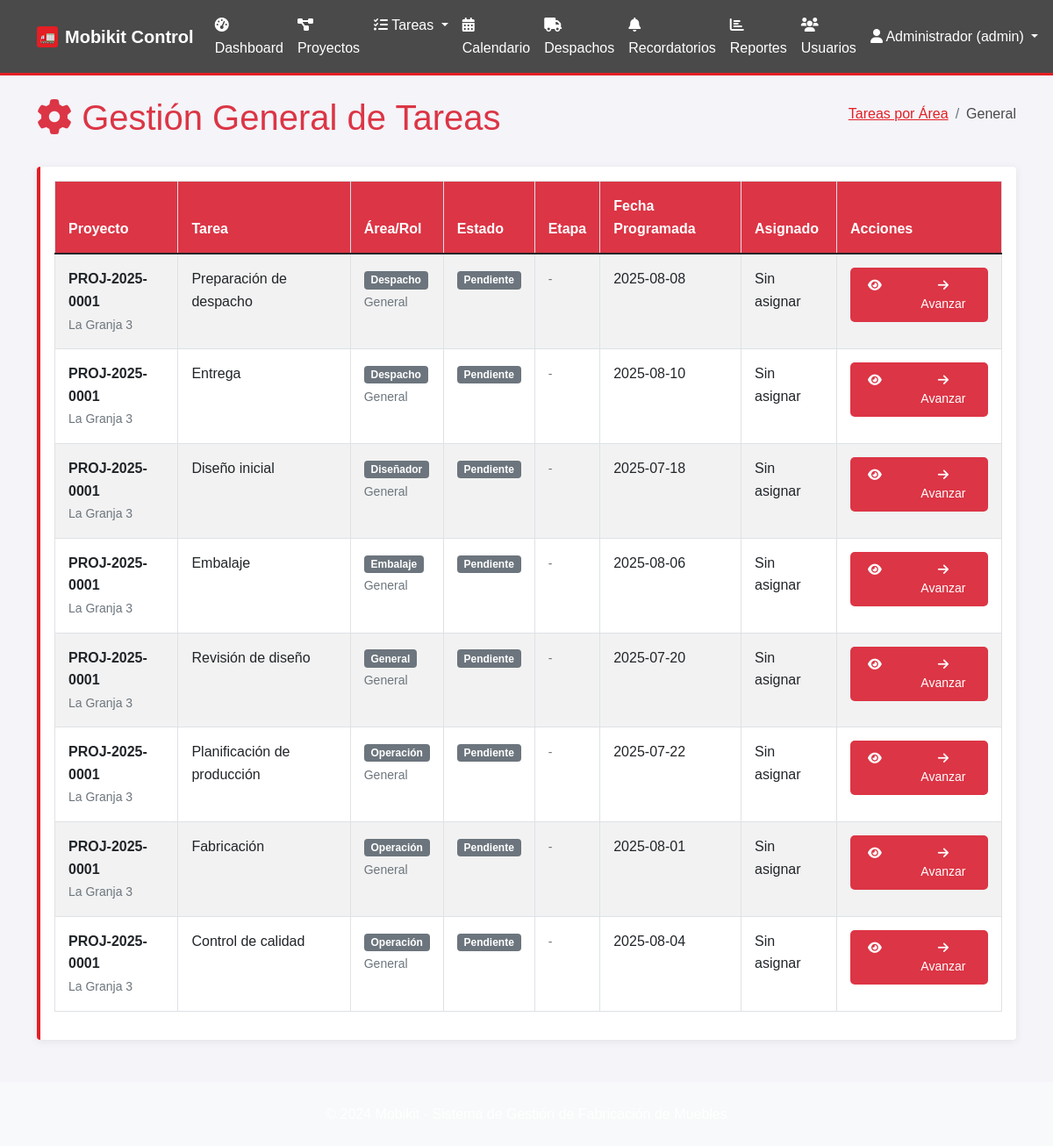
The app's page /tareas/general (signed in) with its own data.
### tables this page shows
CREATE TABLE tareas (
    id INTEGER PRIMARY KEY AUTOINCREMENT,
    proyecto_id INTEGER NOT NULL,
    codigo TEXT, -- Código de tarea opcional
    titulo TEXT NOT NULL,
    descripcion TEXT,
    tipo TEXT DEFAULT 'general' CHECK (tipo IN ('diseño', 'fabricación', 'control_calidad', 'embalaje', 'despacho', 'general')),
    rol_asignado TEXT NOT NULL,
    usuario_asignado_id INTEGER,
    area_id INTEGER,
    estado TEXT DEFAULT 'pendiente' CHECK (estado IN ('pendiente', 'en_progreso', 'pausada', 'completada', 'cancelada')),
    prioridad TEXT DEFAULT 'media' CHECK (prioridad IN ('baja', 'media', 'alta', 'urgente')),
    fecha_programada DATE,
    fecha_inicio TIMESTAMP,
    fecha_completada TIMESTAMP,
    tiempo_estimado INTEGER, -- En horas
    tiempo_real INTEGER, -- En horas
    dependencias TEXT, -- JSON con IDs de tareas dependientes
    observaciones TEXT,
    created_at TIMESTAMP DEFAULT CURRENT_TIMESTAMP,
    updated_at TIMESTAMP DEFAULT CURRENT_TIMESTAMP, etapa_fabricacion TEXT 
                CHECK (etapa_fabricacion IN ('seccionado', 'enchapado', 'mecanizado', 'fabricacion_completo')),
    FOREIGN KEY (proyecto_id) REFERENCES proyectos (id),
    FOREIGN KEY (usuario_asignado_id) REFERENCES usuarios (id),
    FOREIGN KEY (area_id) REFERENCES areas (id)
);

CREATE TABLE proyectos (
    id INTEGER PRIMARY KEY AUTOINCREMENT,
    codigo TEXT UNIQUE NOT NULL, -- Código único del proyecto
    nombre TEXT NOT NULL,
    cliente_id INTEGER NOT NULL,
    descripcion TEXT,
    estado TEXT DEFAULT 'diseño' CHECK (estado IN ('diseño', 'aprobado', 'producción', 'embalaje', 'despacho', 'entregado', 'cancelado')),
    prioridad TEXT DEFAULT 'media' CHECK (prioridad IN ('baja', 'media', 'alta', 'urgente')),
    fecha_inicio DATE,
    fecha_entrega DATE,
    fecha_entrega_real DATE,
    diseñador_id INTEGER,
    supervisor_id INTEGER,
    presupuesto DECIMAL(12,2),
    costo_real DECIMAL(12,2),
    observaciones TEXT,
    created_at TIMESTAMP DEFAULT CURRENT_TIMESTAMP,
    updated_at TIMESTAMP DEFAULT CURRENT_TIMESTAMP,
    FOREIGN KEY (cliente_id) REFERENCES clientes (id),
    FOREIGN KEY (diseñador_id) REFERENCES usuarios (id),
    FOREIGN KEY (supervisor_id) REFERENCES usuarios (id)
);

### main.py (the view)
@app.route('/tareas/general')
@login_required
@role_required(['admin', 'general'])
def tareas_general():
    conn = sqlite3.connect('mobikit.db')
    cursor = conn.cursor()
    cursor.execute('''
        SELECT t.id, t.titulo, p.nombre as proyecto, p.codigo, t.estado,
               t.fecha_programada, t.descripcion, u.nombre as asignado,
               t.rol_asignado, t.tipo, t.etapa_fabricacion, t.created_at
        FROM tareas t
        JOIN proyectos p ON t.proyecto_id = p.id
        LEFT JOIN usuarios u ON t.usuario_asignado_id = u.id
        ORDER BY
            t.rol_asignado,
            CASE t.estado
                WHEN 'pendiente' THEN 1
                WHEN 'en_progreso' THEN 2
                WHEN 'completada' THEN 3
            END,
            t.fecha_programada ASC
    ''')
    tareas_list = cursor.fetchall()
    conn.close()
    return render_template('tareas_general.html', tareas=tareas_list)

### main.py (called while the page is built)
def login_required(f):
    @wraps(f)
    def decorated_function(*args, **kwargs):
        if 'user_id' not in session:
            return redirect(url_for('login'))
        return f(*args, **kwargs)
    return decorated_function

def role_required(roles):
    def decorator(f):
        @wraps(f)
        def decorated_function(*args, **kwargs):
            if 'user_role' not in session or session['user_role'] not in roles:
                flash('No tienes permisos para acceder a esta página', 'error')
                return redirect(url_for('dashboard'))
            return f(*args, **kwargs)
        return decorated_function
    return decorator

### templates/tareas_general.html (shortened to what this page needs)
{% extends "base.html" %}
{% block content %}
<div class="d-flex justify-content-between align-items-center mb-4">
    <h1><i class="fas fa-cog"></i> Gestión General de Tareas</h1>
    <nav aria-label="breadcrumb">
        <ol class="breadcrumb">
            <li class="breadcrumb-item"><a href="{{ url_for('tareas_area') }}">Tareas por Área</a></li>
            <li class="breadcrumb-item active">General</li>
        </ol>
    </nav>
</div>
<div class="card">
    <div class="card-body">
        {% if tareas %}
        <div class="table-responsive">
            <table class="table table-striped">
                <thead>
                    <tr>
                        <th>Proyecto</th>
                        <th>Tarea</th>
                        <th>Área/Rol</th>
                        <th>Estado</th>
                        <th>Etapa</th>
                        <th>Fecha Programada</th>
                        <th>Asignado</th>
                        <th>Acciones</th>
                    </tr>
                </thead>
                <tbody>
                    {% for tarea in tareas %}
                    <tr>
                        <td>
                            <strong>{{ tarea[3] }}</strong><br>
                            <small class="text-muted">{{ tarea[2] }}</small>
                        </td>
                        <td>{{ tarea[1] }}</td>
                        <td>
                            <span class="badge bg-secondary">{{ tarea[8]|title }}</span>
                            {% if tarea[9] %}
                            <br><small class="text-muted">{{ tarea[9]|title }}</small>
                            {% endif %}
                        </td>
                        <td>
                            <span class="badge bg-{{ 'success' if tarea[4] == 'completada' else 'warning' if tarea[4] == 'en_progreso' else 'secondary' }}">
                                {{ tarea[4]|title }}
                            </span>
                        </td>
                        <td>
                            {% if tarea[10] %}
                            <span class="badge bg-info">{{ tarea[10]|title|replace('_', ' ') }}</span>
                            {% else %}
                            <small class="text-muted">-</small>
                            {% endif %}
                        </td>
                        <td>{{ tarea[5] if tarea[5] else 'Sin fecha' }}</td>
                        <td>{{ tarea[7] if tarea[7] else 'Sin asignar' }}</td>
                        <td>
                            <div class="btn-group" role="group">
                                <a href="{{ url_for('tarea_detalle', tarea_id=tarea[0]) }}" class="btn btn-sm btn-outline-primary">
                                    <i class="fas fa-eye"></i>
                                </a>
                                {% if tarea[4] != 'completada' %}
                                <button class="btn btn-sm btn-success" onclick="avanzarTarea({{ tarea[0] }})">
                                    <i class="fas fa-arrow-right"></i> Avanzar
                                </button>
                                {% endif %}
                            </div>
                        </td>
                    </tr>
                    {% endfor %}
                </tbody>
            </table>
        </div>
        {% else %}
        <div class="text-center py-4">
            <i class="fas fa-cog fa-3x text-muted mb-3"></i>
            <h5>No hay tareas disponibles</h5>
            <p class="text-muted">Las tareas aparecerán aquí cuando sean creadas.</p>
        </div>
        {% endif %}
    </div>
</div>
{% endblock %}

### static/css/style.css (style rules this page uses)
:root { --mobikit-red: #E31E24; --mobikit-gray: #4A4A4A; --mobikit-light-gray: #6C6C6C; --mobikit-dark-gray: #2D2D2D; --mobikit-white: #FFFFFF; --mobikit-light-bg: #F5F5F5; }
body { background-color: var(--mobikit-light-bg); color: var(--mobikit-gray); }
.card { border: none; box-shadow: 0 2px 8px rgba(74, 74, 74, 0.1); margin-bottom: 1rem; border-left: 4px solid var(--mobikit-red); }
.btn-outline-primary { color: var(--mobikit-red); border-color: var(--mobikit-red); }
.table th { border-top: none; font-weight: 600; color: var(--mobikit-gray); background-color: #F8F9FA; }
a { color: var(--mobikit-red); }
.breadcrumb { background-color: transparent; }
.breadcrumb-item.active { color: var(--mobikit-gray); }
.breadcrumb-item a { color: var(--mobikit-red); }
.btn, .card, .alert { transition: all 0.3s ease; }
body { font-family: 'Arial', sans-serif; background-color: #f4f4f9; color: #333; line-height: 1.6; }
h1, h2, h3 { color: #dc3545; }
button, .btn { background-color: #dc3545; color: white; border: none; padding: 10px 20px; cursor: pointer; border-radius: 5px; transition: background-color 0.3s ease; }
.table { width: 100%; border-collapse: collapse; }
.table th { background-color: #dc3545; color: #fff; }
.table th, .table td { padding: 15px; text-align: left; border: 1px solid #dee2e6; }

### records on screen
tareas: codigo "PROJ-2025-0001", nombre "La Granja 3", titulo "Preparación de despacho", rol_asignado "Despacho", tipo "General", estado "Pendiente", fecha_programada "2025-08-08", tarea "Sin asignar"
tareas: codigo "PROJ-2025-0001", nombre "La Granja 3", titulo "Entrega", rol_asignado "Despacho", tipo "General", estado "Pendiente", fecha_programada "2025-08-10", tarea "Sin asignar"
tareas: codigo "PROJ-2025-0001", nombre "La Granja 3", titulo "Diseño inicial", rol_asignado "Diseñador", tipo "General", estado "Pendiente", fecha_programada "2025-07-18", tarea "Sin asignar"
tareas: codigo "PROJ-2025-0001", nombre "La Granja 3", titulo "Embalaje", rol_asignado "Embalaje", tipo "General", estado "Pendiente", fecha_programada "2025-08-06", tarea "Sin asignar"
tareas: codigo "PROJ-2025-0001", nombre "La Granja 3", titulo "Revisión de diseño", rol_asignado "General", tipo "General", estado "Pendiente", fecha_programada "2025-07-20", tarea "Sin asignar"
tareas: codigo "PROJ-2025-0001", nombre "La Granja 3", titulo "Planificación de producción", rol_asignado "Operación", tipo "General", estado "Pendiente", fecha_programada "2025-07-22", tarea "Sin asignar"
tareas: codigo "PROJ-2025-0001", nombre "La Granja 3", titulo "Fabricación", rol_asignado "Operación", tipo "General", estado "Pendiente", fecha_programada "2025-08-01", tarea "Sin asignar"
tareas: codigo "PROJ-2025-0001", nombre "La Granja 3", titulo "Control de calidad", rol_asignado "Operación", tipo "General", estado "Pendiente", fecha_programada "2025-08-04", tarea "Sin asignar"

### other values on screen
{{ session.user_name }} "Administrador"
{{ session.user_role }} "admin"
